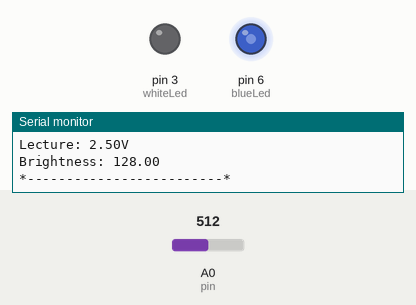
This sketch was run on a simulated Arduino Uno, built with avr-gcc and run on an emulated ATmega328P. On the bench: output pins drawn as LEDs (lit = HIGH), the last lines printed to the serial monitor. The inputs (shaded band) are chosen by the test bench; at power-on: A0 (pin) = 512.

Above: at 1.2 s.
1.3 s: A0 (pin) set to 716
At 2.3 s:
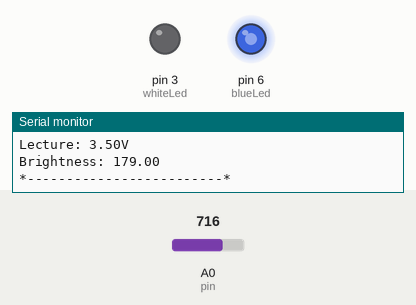
2.9 s: A0 (pin) set to 900
At 3.9 s:
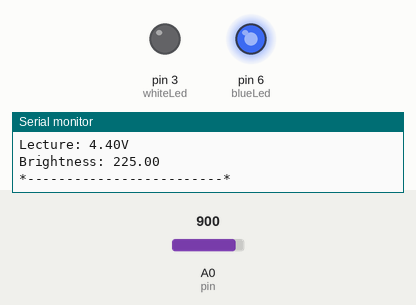
4.5 s: A0 (pin) set to 511
At 5.5 s:
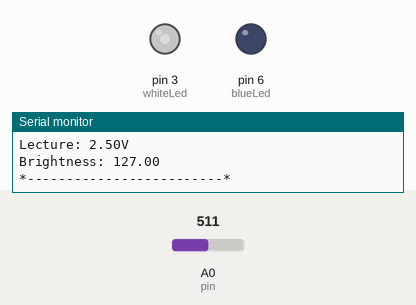
6.1 s: A0 (pin) set to 122
At 7.0 s:
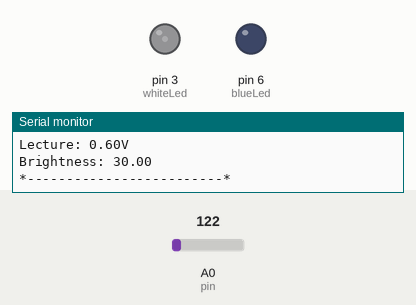
7.7 s: A0 (pin) set to 42
At 8.6 s:
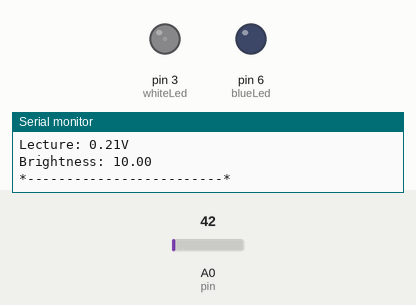
9.3 s: A0 (pin) set to 37
At 10.2 s:
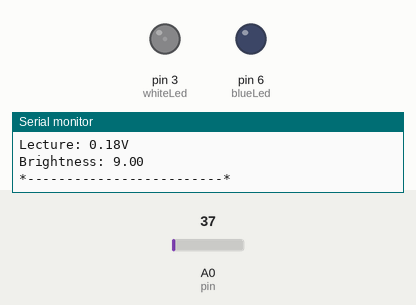
Timing chart, 0 to 12.3 s (numbered marks = the images above; inputs shaded):
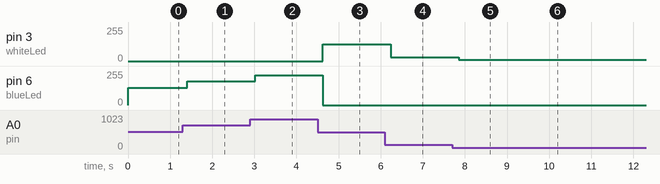

The sketch:

05-if-else_usandoPotenciometroYLeds_variante.ino
```cpp
//casvilldaniel@gmail.com
//IF-ELSE usando potenciometro y leds / Variante
//potenciometro:
//izq=GRD
//Center=AnalogPin
//Der=5V
//2 leds
int blueLed= 6;
int whiteLed= 3;

float lecture= 0;
float brightness= 0;
float pin= 0;
int sleep= 200;

void setup()
{
  pinMode(blueLed,OUTPUT);
  pinMode(whiteLed,OUTPUT);
  pinMode(pin,INPUT);
  Serial.begin(9600);
}

void loop()
{
  lecture= (5. * analogRead(pin))/1023.;
  brightness= analogRead(pin)/4;

  Serial.println("Lecture: "+String(lecture)+"V");
  Serial.println("Brightness: "+String(brightness));
  Serial.println("*-------------------------*");

  if(lecture < 2.5)
  {
    digitalWrite(blueLed,LOW);
    analogWrite(whiteLed, brightness);
  }

  else
  {
    digitalWrite(whiteLed,LOW);
    analogWrite(blueLed,brightness);
  }
  delay(sleep);
}
```

Measured:
- after the input at 1.3 s, pin 6 (blueLed): 128/255 → 179/255 after 0.11 s
- after the input at 2.9 s, pin 6 (blueLed): 179/255 → 225/255 after 0.12 s
- after the input at 4.5 s, pin 3 (whiteLed): 0/255 → 127/255 after 0.13 s; pin 6 (blueLed): 225/255 → 0/255 after 0.13 s
- after the input at 6.1 s, pin 3 (whiteLed): 127/255 → 30/255 after 0.14 s
- after the input at 7.7 s, pin 3 (whiteLed): 30/255 → 10/255 after 0.15 s
- after the input at 9.3 s, pin 3 (whiteLed): 10/255 → 9/255 after 0.16 s
